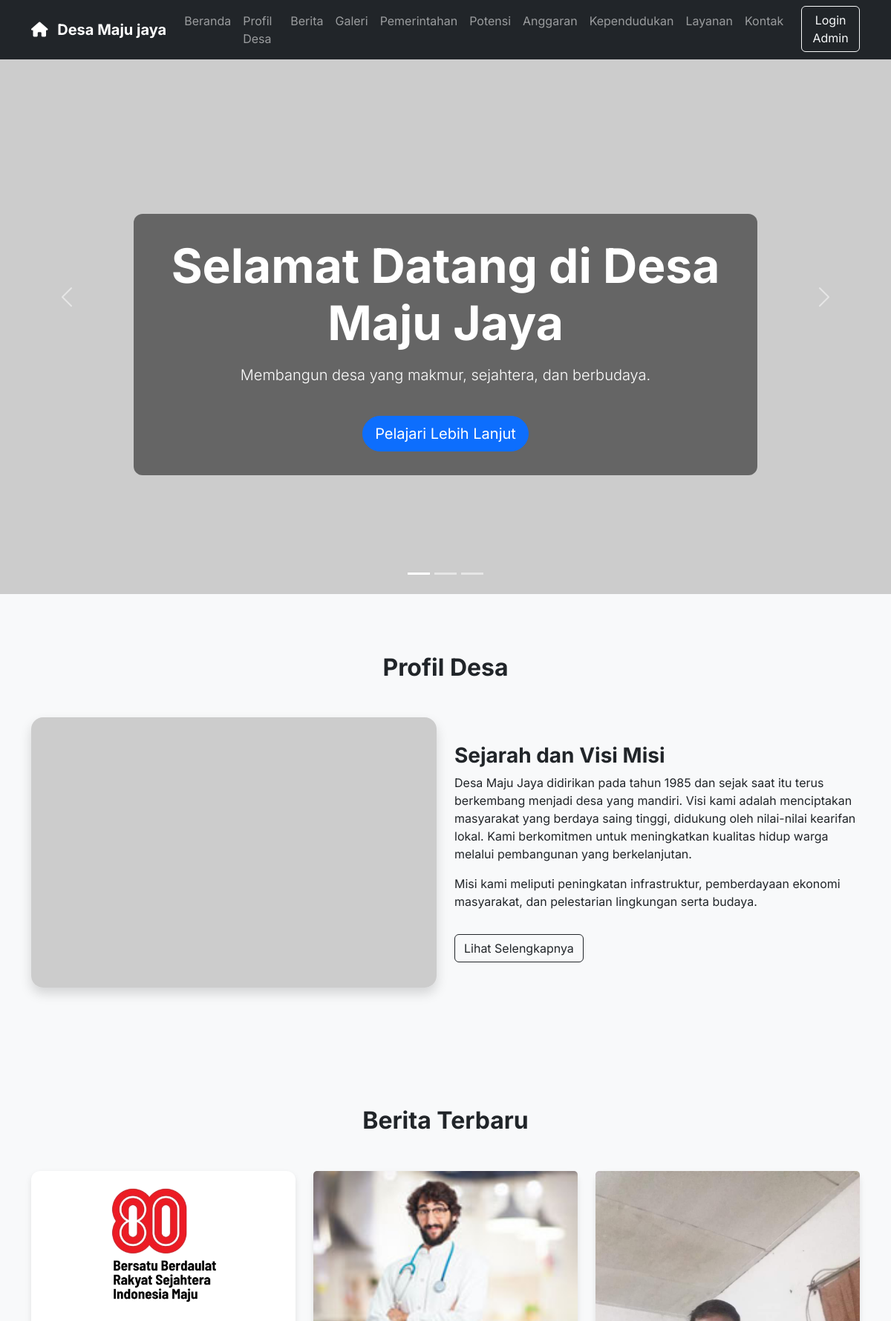
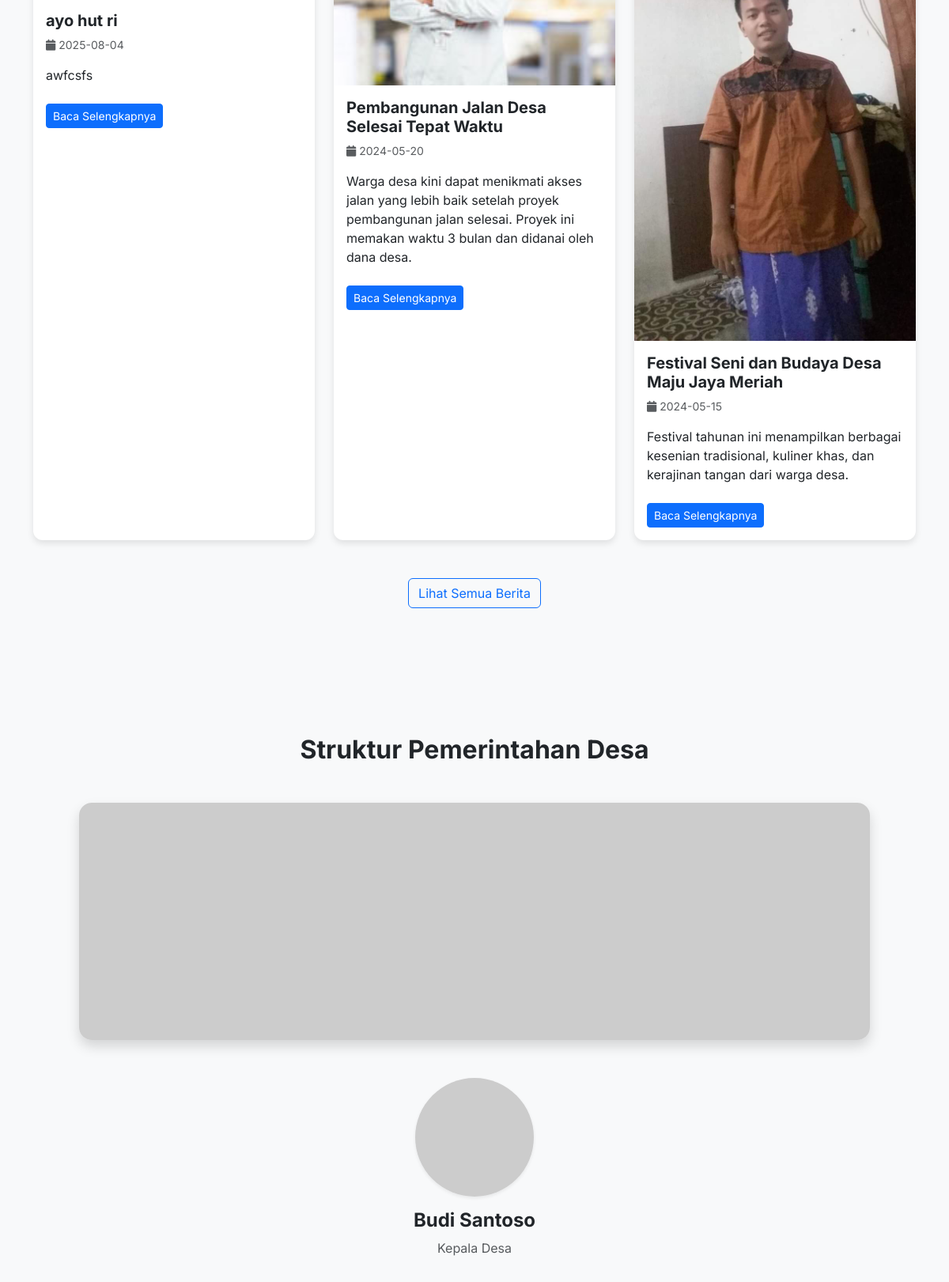
The page / (upper part) on the database its author committed (2 pictures, top to bottom).
### tables this page shows
CREATE TABLE `berita` (
  `id` int(11) NOT NULL,
  `judul` varchar(255) NOT NULL,
  `isi_singkat` text NOT NULL,
  `isi_lengkap` longtext NOT NULL,
  `gambar` varchar(255) NOT NULL,
  `tanggal` date NOT NULL,
  `author` varchar(100) DEFAULT NULL
);

CREATE TABLE `perangkat_desa` (
  `id` int(11) NOT NULL,
  `nama` varchar(100) NOT NULL,
  `jabatan` varchar(100) NOT NULL,
  `email` varchar(100) NOT NULL,
  `password` varchar(255) NOT NULL,
  `foto_url` varchar(255) DEFAULT NULL,
  `deskripsi_singkat` text DEFAULT NULL,
  `no_telp` varchar(20) DEFAULT NULL
);

### index.php (the view, shortened to what this page needs)
<?php
$servername = "localhost";
$username = "root";
$password = "";
$dbname = "sistem_desa";
$conn = new mysqli($servername, $username, $password, $dbname);
$sql_berita = "SELECT judul, isi_singkat, gambar, tanggal FROM berita ORDER BY tanggal DESC LIMIT 3";
$result_berita = $conn->query($sql_berita);
$berita_terbaru = [];
if ($result_berita && $result_berita->num_rows > 0) {
    while ($row = $result_berita->fetch_assoc()) {
        $berita_terbaru[] = $row;
    }
}
$sql_perangkat_desa = "SELECT nama, jabatan FROM perangkat_desa ORDER BY id ASC";
$result_perangkat_desa = $conn->query($sql_perangkat_desa);
$perangkat_desa = [];
if ($result_perangkat_desa && $result_perangkat_desa->num_rows > 0) {
    while ($row = $result_perangkat_desa->fetch_assoc()) {
        $perangkat_desa[] = $row;
    }
}
?>
<!DOCTYPE html>
<html lang="id">
<head>
    <link href="https://cdn.jsdelivr.net/npm/bootstrap@5.3.3/dist/css/bootstrap.min.css" rel="stylesheet" xintegrity="sha384-QWTKZyjpPEjISv5WaRU9OFeRpok6YctnYmDr5pNlyT2bRjXh0JMhjY6hW+ALEwIH">
    <link rel="stylesheet" href="https://cdnjs.cloudflare.com/ajax/libs/font-awesome/6.5.2/css/all.min.css">
</head>
<body>
    <nav class="navbar navbar-expand-lg navbar-dark bg-dark fixed-top">
        <div class="container">
            <a class="navbar-brand" href="#">
                <i class="fas fa-home me-2"></i> Desa Maju jaya
            </a>
            <div class="collapse navbar-collapse" id="navbarNav">
                <ul class="navbar-nav ms-auto">
                    <li class="nav-item">
                        <a class="nav-link" href="#beranda">Beranda</a>
                    </li>
                    <li class="nav-item">
                        <a class="nav-link" href="#profil">Profil Desa</a>
                    </li>
                    <li class="nav-item">
                        <a class="nav-link" href="#berita_terbaru">Berita</a>
                    </li>
                    <li class="nav-item">
                        <a class="nav-link" href="galeri.php">Galeri</a>
                    </li>
                    <li class="nav-item">
                        <a class="nav-link" href="#pemerintahan">Pemerintahan</a>
                    </li>
                    <li class="nav-item">
                        <a class="nav-link" href="#potensi">Potensi</a>
                    </li>
                    <li class="nav-item">
                        <a class="nav-link" href="#anggaran">Anggaran</a>
                    </li>
                    <li class="nav-item">
                        <a class="nav-link" href="#kependudukan">Kependudukan</a>
                    </li>
                    <li class="nav-item">
                        <a class="nav-link" href="#layanan">Layanan</a>
                    </li>
                    <li class="nav-item">
                        <a class="nav-link" href="#kontak">Kontak</a>
                    </li>
                    <li class="nav-item ms-lg-3">
                        <a class="btn btn-outline-light" href="login.php">Login Admin</a>
                    </li>
                </ul>
            </div>
        </div>
    </nav>
    <header id="beranda">
        <div id="heroCarousel" class="carousel slide" data-bs-ride="carousel">
            <div class="carousel-indicators">
                <button type="button" data-bs-target="#heroCarousel" data-bs-slide-to="0" class="active" aria-current="true" aria-label="Slide 1"></button>
                <button type="button" data-bs-target="#heroCarousel" data-bs-slide-to="1" aria-label="Slide 2"></button>
                <button type="button" data-bs-target="#heroCarousel" data-bs-slide-to="2" aria-label="Slide 3"></button>
            </div>
            <div class="carousel-inner">
                <div class="carousel-item active" style="background-image: url('https://placehold.co/1920x1080/4F46E5/ffffff?text=Pemandangan+Desa')">
                    <div class="carousel-caption d-none d-md-block text-center">
                        <h1 class="display-3 fw-bold">Selamat Datang di Desa Maju Jaya</h1>
                        <p class="lead mt-3">Membangun desa yang makmur, sejahtera, dan berbudaya.</p>
                        <a href="#profil" class="btn btn-lg btn-primary mt-4 rounded-pill">Pelajari Lebih Lanjut</a>
                    </div>
                </div>
            </div>
            <button class="carousel-control-prev" type="button" data-bs-target="#heroCarousel" data-bs-slide="prev">
                <span class="carousel-control-prev-icon" aria-hidden="true"></span>
            </button>
            <button class="carousel-control-next" type="button" data-bs-target="#heroCarousel" data-bs-slide="next">
                <span class="carousel-control-next-icon" aria-hidden="true"></span>
            </button>
        </div>
    </header>
    <section id="profil" class="bg-light">
        <div class="container">
            <h2 class="section-title text-center">Profil Desa</h2>
            <div class="row align-items-center">
                <div class="col-md-6 mb-4 mb-md-0">
                    <img src="https://placehold.co/600x400/ced4da/212529?text=Pemandangan+Desa" class="img-fluid rounded-4 shadow" alt="Pemandangan Desa">
                </div>
                <div class="col-md-6">
                    <h3 class="fw-bold">Sejarah dan Visi Misi</h3>
                    <p>Desa Maju Jaya didirikan pada tahun 1985 dan sejak saat itu terus berkembang menjadi desa yang mandiri. Visi kami adalah menciptakan masyarakat yang berdaya saing tinggi, didukung oleh nilai-nilai kearifan lokal. Kami berkomitmen untuk meningkatkan kualitas hidup warga melalui pembangunan yang berkelanjutan.</p>
                    <p>Misi kami meliputi peningkatan infrastruktur, pemberdayaan ekonomi masyarakat, dan pelestarian lingkungan serta budaya.</p>
                    <a href="#" class="btn btn-outline-dark mt-3">Lihat Selengkapnya</a>
                </div>
            </div>
        </div>
    </section>
    <section id="berita_terbaru">
        <div class="container">
            <h2 class="section-title text-center">Berita Terbaru</h2>
            <div class="row g-4">
                <?php if (!empty($berita_terbaru)) { ?>
                    <?php foreach ($berita_terbaru as $berita) { ?>
                        <div class="col-md-4">
                            <div class="card h-100">
                                <img src="<?php echo htmlspecialchars($berita['gambar']); ?>" class="card-img-top" alt="<?php echo htmlspecialchars($berita['judul']); ?>" onerror="this.src='https://placehold.co/600x400/ced4da/212529?text=Gambar+Tidak+Tersedia'">
                                <div class="card-body">
                                    <h5 class="card-title fw-bold"><?php echo htmlspecialchars($berita['judul']); ?></h5>
                                    <p class="card-text text-muted small"><i class="fa-solid fa-calendar me-1"></i><?php echo htmlspecialchars($berita['tanggal']); ?></p>
                                    <p class="card-text"><?php echo htmlspecialchars($berita['isi_singkat']); ?></p>
                                    <a href="#" class="btn btn-sm btn-primary mt-2">Baca Selengkapnya</a>
                                </div>
                            </div>
                        </div>
                    <?php } ?>
                <?php } else { ?>
                    <p class="text-muted text-center col-12">Belum ada berita terbaru saat ini.</p>
                <?php } ?>
            </div>
            <div class="text-center mt-5">
                <a href="berita.php" class="btn btn-outline-primary">Lihat Semua Berita</a>
            </div>
        </div>
    </section>
    <section id="pemerintahan">
        <div class="container">
            <h2 class="section-title text-center">Struktur Pemerintahan Desa</h2>
            <div class="text-center mb-5">
                <img src="https://placehold.co/1000x300/4F46E5/ffffff?text=Diagram+Struktur+Pemerintahan+Desa" class="img-fluid rounded-4 shadow" alt="Diagram Struktur Pemerintahan Desa">
            </div>
            <div class="row justify-content-center">
                <?php if (!empty($perangkat_desa)) { ?>
                    <?php foreach ($perangkat_desa as $perangkat) { ?>
                        <div class="col-md-4 text-center mb-4">
                            <img src="https://placehold.co/150x150/505050/ffffff?text=<?= urlencode(substr($perangkat['nama'], 0, 1)) ?>" class="rounded-circle mb-3 shadow-sm" alt="<?= htmlspecialchars($perangkat['nama']) ?>">
                            <h4 class="fw-bold"><?= htmlspecialchars($perangkat['nama']) ?></h4>
                            <p class="text-muted"><?= htmlspecialchars($perangkat['jabatan']) ?></p>
                        </div>
                    <?php } ?>
                <?php } else { ?>
                    <p class="text-muted text-center col-12">Data perangkat desa tidak tersedia.</p>
                <?php } ?>
            </div>
        </div>
    </section>
</body>
</html>

### index.php (style rules this page uses)
body { font-family: 'Inter', sans-serif; background-color: #f8f9fa; scroll-behavior: smooth; }
.navbar-brand { font-weight: 700; }
.carousel-item { height: 100vh; min-height: 350px; background: no-repeat center center scroll; -webkit-background-size: cover; -moz-background-size: cover; -o-background-size: cover; background-size: cover; position: relative; }
.carousel-caption { background-color: rgba(0, 0, 0, 0.5); padding: 2rem; border-radius: 0.75rem; bottom: 20%; }
.section-title { font-weight: 700; margin-bottom: 3rem; }
.card { border: none; box-shadow: 0 4px 8px rgba(0,0,0,0.1); transition: transform 0.2s; border-radius: 0.75rem; }
section { padding: 5rem 0; }

### rows shown on the page
berita: gambar (picture), judul "ayo hut ri", tanggal "2025-08-04", isi_singkat "awfcsfs"
berita: gambar (picture), judul "Pembangunan Jalan Desa Selesai Tepat Waktu", tanggal "2024-05-20", isi_singkat "Warga desa kini dapat menikmati akses jalan yang lebih baik setelah proyek pembangunan jalan selesai. Proyek ini memakan waktu 3 bulan dan didanai oleh dana desa."
berita: gambar (picture), judul "Festival Seni dan Budaya Desa Maju Jaya Meriah", tanggal "2024-05-15", isi_singkat "Festival tahunan ini menampilkan berbagai kesenian tradisional, kuliner khas, dan kerajinan tangan dari warga desa."
perangkat_desa: nama "Budi Santoso", jabatan "Kepala Desa"
